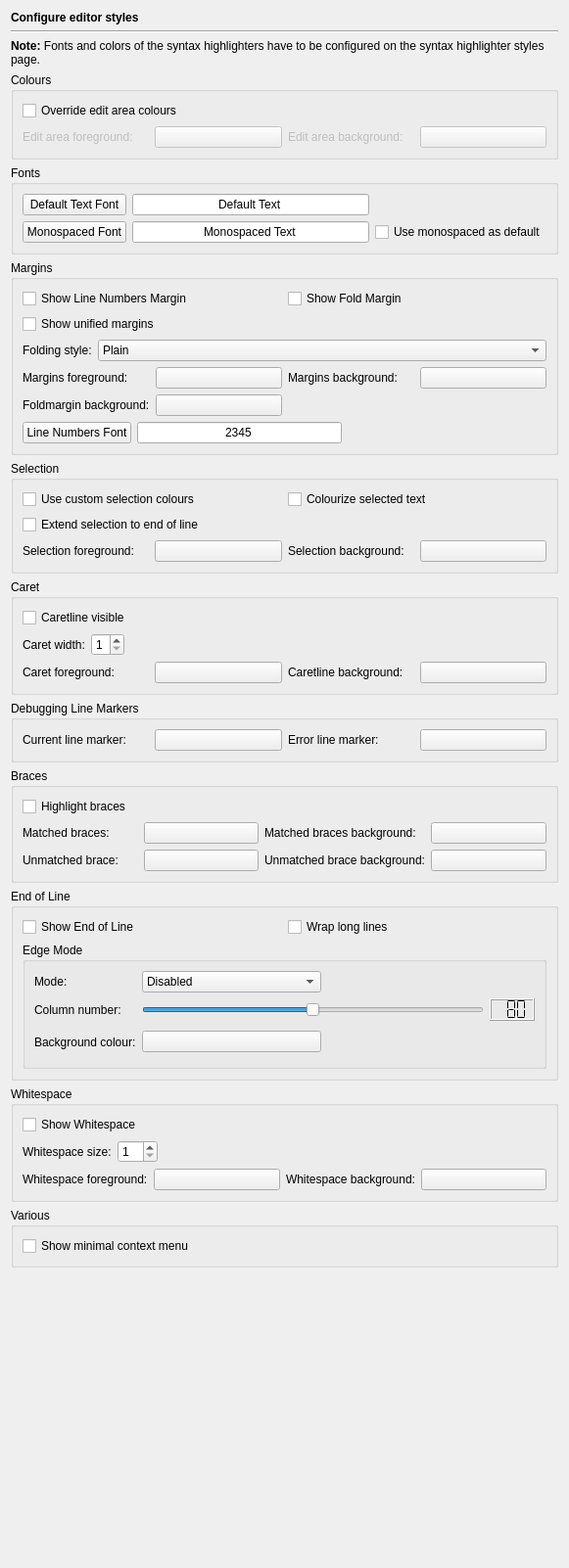
<?xml version="1.0" encoding="UTF-8"?>
<ui version="4.0">
 <class>EditorStylesPage</class>
 <widget class="QWidget" name="EditorStylesPage">
  <property name="geometry">
   <rect>
    <x>0</x>
    <y>0</y>
    <width>581</width>
    <height>1602</height>
   </rect>
  </property>
  <layout class="QVBoxLayout" name="verticalLayout_3">
   <item>
    <widget class="QLabel" name="headerLabel">
     <property name="text">
      <string>&lt;b&gt;Configure editor styles&lt;/b&gt;</string>
     </property>
    </widget>
   </item>
   <item>
    <widget class="Line" name="line3">
     <property name="frameShape">
      <enum>QFrame::HLine</enum>
     </property>
     <property name="frameShadow">
      <enum>QFrame::Sunken</enum>
     </property>
     <property name="orientation">
      <enum>Qt::Horizontal</enum>
     </property>
    </widget>
   </item>
   <item>
    <widget class="QLabel" name="label_3">
     <property name="text">
      <string>&lt;b&gt;Note:&lt;/b&gt; Fonts and colors of the syntax highlighters have to be configured on the syntax highlighter styles page.</string>
     </property>
     <property name="wordWrap">
      <bool>true</bool>
     </property>
    </widget>
   </item>
   <item>
    <widget class="QGroupBox" name="groupBox_12">
     <property name="title">
      <string>Colours</string>
     </property>
     <layout class="QGridLayout" name="gridLayout_6">
      <item row="0" column="0" colspan="4">
       <widget class="QCheckBox" name="editAreaOverrideCheckBox">
        <property name="toolTip">
         <string>Select to set the colour of the edit area different to the default style</string>
        </property>
        <property name="text">
         <string>Override edit area colours</string>
        </property>
       </widget>
      </item>
      <item row="1" column="0">
       <widget class="QLabel" name="TextLabel2_2_2_2_2_12">
        <property name="enabled">
         <bool>false</bool>
        </property>
        <property name="text">
         <string>Edit area foreground:</string>
        </property>
       </widget>
      </item>
      <item row="1" column="1">
       <widget class="QPushButton" name="editAreaForegroundButton">
        <property name="enabled">
         <bool>false</bool>
        </property>
        <property name="minimumSize">
         <size>
          <width>100</width>
          <height>0</height>
         </size>
        </property>
        <property name="toolTip">
         <string>Select the foreground colour for the edit area.</string>
        </property>
        <property name="text">
         <string/>
        </property>
       </widget>
      </item>
      <item row="1" column="2">
       <widget class="QLabel" name="TextLabel2_2_2_2_2_11">
        <property name="enabled">
         <bool>false</bool>
        </property>
        <property name="text">
         <string>Edit area background:</string>
        </property>
       </widget>
      </item>
      <item row="1" column="3">
       <widget class="QPushButton" name="editAreaBackgroundButton">
        <property name="enabled">
         <bool>false</bool>
        </property>
        <property name="minimumSize">
         <size>
          <width>100</width>
          <height>0</height>
         </size>
        </property>
        <property name="toolTip">
         <string>Select the background colour for the edit area.</string>
        </property>
        <property name="text">
         <string/>
        </property>
       </widget>
      </item>
     </layout>
    </widget>
   </item>
   <item>
    <widget class="QGroupBox" name="groupBox_5">
     <property name="title">
      <string>Fonts</string>
     </property>
     <layout class="QGridLayout">
      <item row="1" column="2">
       <widget class="QCheckBox" name="monospacedCheckBox">
        <property name="toolTip">
         <string>Select, whether the monospaced font should be used as default</string>
        </property>
        <property name="text">
         <string>Use monospaced as default</string>
        </property>
       </widget>
      </item>
      <item row="0" column="1">
       <widget class="QLineEdit" name="defaultFontSample">
        <property name="focusPolicy">
         <enum>Qt::NoFocus</enum>
        </property>
        <property name="text">
         <string>Default Text</string>
        </property>
        <property name="alignment">
         <set>Qt::AlignHCenter</set>
        </property>
        <property name="readOnly">
         <bool>true</bool>
        </property>
       </widget>
      </item>
      <item row="0" column="0">
       <widget class="QPushButton" name="defaultFontButton">
        <property name="toolTip">
         <string>Press to select the default font for the editor's text</string>
        </property>
        <property name="text">
         <string>Default Text Font</string>
        </property>
       </widget>
      </item>
      <item row="1" column="0">
       <widget class="QPushButton" name="monospacedFontButton">
        <property name="toolTip">
         <string>Press to select the font to be used as the monospaced font</string>
        </property>
        <property name="text">
         <string>Monospaced Font</string>
        </property>
       </widget>
      </item>
      <item row="1" column="1">
       <widget class="QLineEdit" name="monospacedFontSample">
        <property name="focusPolicy">
         <enum>Qt::NoFocus</enum>
        </property>
        <property name="text">
         <string>Monospaced Text</string>
        </property>
        <property name="alignment">
         <set>Qt::AlignHCenter</set>
        </property>
        <property name="readOnly">
         <bool>true</bool>
        </property>
       </widget>
      </item>
     </layout>
    </widget>
   </item>
   <item>
    <widget class="QGroupBox" name="groupBox">
     <property name="title">
      <string>Margins</string>
     </property>
     <layout class="QVBoxLayout" name="verticalLayout">
      <item>
       <layout class="QGridLayout" name="gridLayout_2">
        <item row="0" column="0">
         <widget class="QCheckBox" name="linenoCheckBox">
          <property name="toolTip">
           <string>Select whether line numbers margin should be shown.</string>
          </property>
          <property name="text">
           <string>Show Line Numbers Margin</string>
          </property>
         </widget>
        </item>
        <item row="0" column="1">
         <widget class="QCheckBox" name="foldingCheckBox">
          <property name="toolTip">
           <string>Select whether the fold margin should be shown.</string>
          </property>
          <property name="text">
           <string>Show Fold Margin</string>
          </property>
         </widget>
        </item>
        <item row="1" column="0">
         <widget class="QCheckBox" name="unifiedMarginsCheckBox">
          <property name="toolTip">
           <string>Select to show unified margins (like eric4 &lt; 4.3.0)</string>
          </property>
          <property name="text">
           <string>Show unified margins</string>
          </property>
         </widget>
        </item>
       </layout>
      </item>
      <item>
       <layout class="QHBoxLayout">
        <item>
         <widget class="QLabel" name="TextLabel1_4_2_2">
          <property name="text">
           <string>Folding style:</string>
          </property>
         </widget>
        </item>
        <item>
         <widget class="QComboBox" name="foldingStyleComboBox">
          <property name="sizePolicy">
           <sizepolicy hsizetype="Expanding" vsizetype="Fixed">
            <horstretch>0</horstretch>
            <verstretch>0</verstretch>
           </sizepolicy>
          </property>
          <property name="toolTip">
           <string>Select the folding style to be used in the folding margin</string>
          </property>
          <property name="whatsThis">
           <string>&lt;b&gt;Folding style&lt;/b&gt;
&lt;p&gt;Select the desired folding style to be used in the folding margin.&lt;/p&gt;
&lt;p&gt;The available styles are:
&lt;ul&gt;
&lt;li&gt;Plain - simple plus and minus symbols&lt;/li&gt;
&lt;li&gt;Circled - circled plus and minus symbols&lt;/li&gt;
&lt;li&gt;Boxed - boxed plus and minus symbols&lt;/li&gt;
&lt;li&gt;Circled Tree - circled plus and minus symbols and flattened tree with rounded corners&lt;/li&gt;
&lt;li&gt;Boxed Tree - boxed plus and minus symbols and flattened tree with rectangled corners&lt;/li&gt;
&lt;/ul&gt;
&lt;/p&gt;</string>
          </property>
          <item>
           <property name="text">
            <string>Plain</string>
           </property>
          </item>
          <item>
           <property name="text">
            <string>Circled</string>
           </property>
          </item>
          <item>
           <property name="text">
            <string>Boxed</string>
           </property>
          </item>
          <item>
           <property name="text">
            <string>Circled Tree</string>
           </property>
          </item>
          <item>
           <property name="text">
            <string>Boxed Tree</string>
           </property>
          </item>
         </widget>
        </item>
       </layout>
      </item>
      <item>
       <layout class="QGridLayout" name="gridLayout">
        <item row="0" column="0">
         <widget class="QLabel" name="TextLabel2_2_2_2_2_6">
          <property name="text">
           <string>Margins foreground:</string>
          </property>
         </widget>
        </item>
        <item row="0" column="1">
         <widget class="QPushButton" name="marginsForegroundButton">
          <property name="minimumSize">
           <size>
            <width>100</width>
            <height>0</height>
           </size>
          </property>
          <property name="toolTip">
           <string>Select the foreground colour for the margins</string>
          </property>
          <property name="text">
           <string/>
          </property>
         </widget>
        </item>
        <item row="0" column="2">
         <widget class="QLabel" name="TextLabel2_2_2_2_2_7">
          <property name="text">
           <string>Margins background:</string>
          </property>
         </widget>
        </item>
        <item row="0" column="3">
         <widget class="QPushButton" name="marginsBackgroundButton">
          <property name="minimumSize">
           <size>
            <width>100</width>
            <height>0</height>
           </size>
          </property>
          <property name="toolTip">
           <string>Select the background colour for the margins</string>
          </property>
          <property name="text">
           <string/>
          </property>
         </widget>
        </item>
        <item row="1" column="0">
         <widget class="QLabel" name="TextLabel2_2_2_2_2_8">
          <property name="text">
           <string>Foldmargin background:</string>
          </property>
         </widget>
        </item>
        <item row="1" column="1">
         <widget class="QPushButton" name="foldmarginBackgroundButton">
          <property name="minimumSize">
           <size>
            <width>100</width>
            <height>0</height>
           </size>
          </property>
          <property name="toolTip">
           <string>Select the background colour for the foldmargin</string>
          </property>
          <property name="text">
           <string/>
          </property>
         </widget>
        </item>
       </layout>
      </item>
      <item>
       <layout class="QHBoxLayout" name="horizontalLayout">
        <item>
         <widget class="QPushButton" name="linenumbersFontButton">
          <property name="toolTip">
           <string>Press to select the font for the editor line numbers</string>
          </property>
          <property name="text">
           <string>Line Numbers Font</string>
          </property>
         </widget>
        </item>
        <item>
         <widget class="QLineEdit" name="marginsFontSample">
          <property name="minimumSize">
           <size>
            <width>200</width>
            <height>0</height>
           </size>
          </property>
          <property name="focusPolicy">
           <enum>Qt::NoFocus</enum>
          </property>
          <property name="text">
           <string>2345</string>
          </property>
          <property name="alignment">
           <set>Qt::AlignHCenter</set>
          </property>
          <property name="readOnly">
           <bool>true</bool>
          </property>
         </widget>
        </item>
        <item>
         <spacer name="horizontalSpacer">
          <property name="orientation">
           <enum>Qt::Horizontal</enum>
          </property>
          <property name="sizeHint" stdset="0">
           <size>
            <width>40</width>
            <height>20</height>
           </size>
          </property>
         </spacer>
        </item>
       </layout>
      </item>
     </layout>
    </widget>
   </item>
   <item>
    <widget class="QGroupBox" name="groupBox_3">
     <property name="title">
      <string>Selection</string>
     </property>
     <layout class="QVBoxLayout" name="_2">
      <item>
       <layout class="QGridLayout" name="_3">
        <item row="0" column="0">
         <widget class="QCheckBox" name="customSelColourCheckBox">
          <property name="toolTip">
           <string>Select to use custom selection colours</string>
          </property>
          <property name="whatsThis">
           <string>&lt;b&gt;Use custom selection colours&lt;/b&gt;&lt;p&gt;Select this entry in order to use custom selection colours in the editor and shell windows. The colours for the selection foreground and background are defined on the colours page.&lt;/p&gt;</string>
          </property>
          <property name="text">
           <string>Use custom selection colours</string>
          </property>
         </widget>
        </item>
        <item row="0" column="1">
         <widget class="QCheckBox" name="colourizeSelTextCheckBox">
          <property name="toolTip">
           <string>Select, if selected text should be colourized by the lexer.</string>
          </property>
          <property name="text">
           <string>Colourize selected text</string>
          </property>
         </widget>
        </item>
        <item row="1" column="0">
         <widget class="QCheckBox" name="extentSelEolCheckBox">
          <property name="toolTip">
           <string>Select to extend selection to end of line</string>
          </property>
          <property name="text">
           <string>Extend selection to end of line</string>
          </property>
         </widget>
        </item>
       </layout>
      </item>
      <item>
       <layout class="QHBoxLayout" name="_4">
        <item>
         <widget class="QLabel" name="TextLabel2_2_2_2_2_4">
          <property name="text">
           <string>Selection foreground:</string>
          </property>
         </widget>
        </item>
        <item>
         <widget class="QPushButton" name="selectionForegroundButton">
          <property name="minimumSize">
           <size>
            <width>100</width>
            <height>0</height>
           </size>
          </property>
          <property name="toolTip">
           <string>Select the foreground colour for the selection.</string>
          </property>
          <property name="text">
           <string/>
          </property>
         </widget>
        </item>
        <item>
         <widget class="QLabel" name="TextLabel2_2_2_2_2_5">
          <property name="text">
           <string>Selection background:</string>
          </property>
         </widget>
        </item>
        <item>
         <widget class="QPushButton" name="selectionBackgroundButton">
          <property name="minimumSize">
           <size>
            <width>100</width>
            <height>0</height>
           </size>
          </property>
          <property name="toolTip">
           <string>Select the background colour for the selection.</string>
          </property>
          <property name="text">
           <string/>
          </property>
         </widget>
        </item>
       </layout>
      </item>
     </layout>
    </widget>
   </item>
   <item>
    <widget class="QGroupBox" name="groupBox_4">
     <property name="title">
      <string>Caret</string>
     </property>
     <layout class="QVBoxLayout" name="_5">
      <item>
       <widget class="QCheckBox" name="caretlineVisibleCheckBox">
        <property name="toolTip">
         <string>Select, whether the caretline should be highlighted</string>
        </property>
        <property name="text">
         <string>Caretline visible</string>
        </property>
       </widget>
      </item>
      <item>
       <layout class="QHBoxLayout" name="_6">
        <item>
         <widget class="QLabel" name="textLabel1_7">
          <property name="text">
           <string>Caret width:</string>
          </property>
         </widget>
        </item>
        <item>
         <widget class="QSpinBox" name="caretWidthSpinBox">
          <property name="toolTip">
           <string>Select caret width (1, 2 or 3 pixels)</string>
          </property>
          <property name="minimum">
           <number>1</number>
          </property>
          <property name="maximum">
           <number>3</number>
          </property>
         </widget>
        </item>
        <item>
         <spacer>
          <property name="orientation">
           <enum>Qt::Horizontal</enum>
          </property>
          <property name="sizeType">
           <enum>QSizePolicy::Expanding</enum>
          </property>
          <property name="sizeHint" stdset="0">
           <size>
            <width>40</width>
            <height>20</height>
           </size>
          </property>
         </spacer>
        </item>
       </layout>
      </item>
      <item>
       <layout class="QHBoxLayout" name="_7">
        <item>
         <widget class="QLabel" name="TextLabel2_2_2_2_2_2">
          <property name="text">
           <string>Caret foreground:</string>
          </property>
         </widget>
        </item>
        <item>
         <widget class="QPushButton" name="caretForegroundButton">
          <property name="minimumSize">
           <size>
            <width>100</width>
            <height>0</height>
           </size>
          </property>
          <property name="toolTip">
           <string>Select the colour for the caret.</string>
          </property>
          <property name="text">
           <string/>
          </property>
         </widget>
        </item>
        <item>
         <widget class="QLabel" name="TextLabel2_2_2_2_2_3">
          <property name="text">
           <string>Caretline background:</string>
          </property>
         </widget>
        </item>
        <item>
         <widget class="QPushButton" name="caretlineBackgroundButton">
          <property name="minimumSize">
           <size>
            <width>100</width>
            <height>0</height>
           </size>
          </property>
          <property name="toolTip">
           <string>Select the background colour for the line containing the caret.</string>
          </property>
          <property name="text">
           <string/>
          </property>
         </widget>
        </item>
       </layout>
      </item>
     </layout>
    </widget>
   </item>
   <item>
    <widget class="QGroupBox" name="groupBox_2">
     <property name="title">
      <string>Debugging Line Markers</string>
     </property>
     <layout class="QHBoxLayout" name="_8">
      <item>
       <widget class="QLabel" name="TextLabel3_2_2">
        <property name="text">
         <string>Current line marker:</string>
        </property>
       </widget>
      </item>
      <item>
       <widget class="QPushButton" name="currentLineMarkerButton">
        <property name="minimumSize">
         <size>
          <width>100</width>
          <height>0</height>
         </size>
        </property>
        <property name="toolTip">
         <string>Select the colour for the current line marker.</string>
        </property>
        <property name="text">
         <string/>
        </property>
       </widget>
      </item>
      <item>
       <widget class="QLabel" name="TextLabel4_2_2">
        <property name="text">
         <string>Error line marker:</string>
        </property>
       </widget>
      </item>
      <item>
       <widget class="QPushButton" name="errorMarkerButton">
        <property name="minimumSize">
         <size>
          <width>100</width>
          <height>0</height>
         </size>
        </property>
        <property name="toolTip">
         <string>Select the colour for the error line marker.</string>
        </property>
        <property name="text">
         <string/>
        </property>
       </widget>
      </item>
     </layout>
    </widget>
   </item>
   <item>
    <widget class="QGroupBox" name="groupBox_6">
     <property name="title">
      <string>Braces</string>
     </property>
     <layout class="QGridLayout" name="_9">
      <item row="0" column="0" colspan="2">
       <widget class="QCheckBox" name="bracehighlightingCheckBox">
        <property name="toolTip">
         <string>Select whether matching and bad braces shall be highlighted.</string>
        </property>
        <property name="text">
         <string>Highlight braces</string>
        </property>
       </widget>
      </item>
      <item row="1" column="0">
       <widget class="QLabel" name="TextLabel1_3_2">
        <property name="text">
         <string>Matched braces:</string>
        </property>
       </widget>
      </item>
      <item row="1" column="1">
       <widget class="QPushButton" name="matchingBracesButton">
        <property name="minimumSize">
         <size>
          <width>100</width>
          <height>0</height>
         </size>
        </property>
        <property name="toolTip">
         <string>Select the colour for highlighting matching braces.</string>
        </property>
        <property name="text">
         <string/>
        </property>
       </widget>
      </item>
      <item row="1" column="2">
       <widget class="QLabel" name="TextLabel1_3_2_2">
        <property name="text">
         <string>Matched braces background:</string>
        </property>
       </widget>
      </item>
      <item row="1" column="3">
       <widget class="QPushButton" name="matchingBracesBackButton">
        <property name="minimumSize">
         <size>
          <width>100</width>
          <height>0</height>
         </size>
        </property>
        <property name="toolTip">
         <string>Select the background colour for highlighting matching braces.</string>
        </property>
        <property name="text">
         <string/>
        </property>
       </widget>
      </item>
      <item row="2" column="0">
       <widget class="QLabel" name="TextLabel2_2_2">
        <property name="minimumSize">
         <size>
          <width>100</width>
          <height>0</height>
         </size>
        </property>
        <property name="text">
         <string>Unmatched brace:</string>
        </property>
       </widget>
      </item>
      <item row="2" column="1">
       <widget class="QPushButton" name="nonmatchingBracesButton">
        <property name="toolTip">
         <string>Select the colour for  highlighting nonmatching braces.</string>
        </property>
        <property name="text">
         <string/>
        </property>
       </widget>
      </item>
      <item row="2" column="2">
       <widget class="QLabel" name="TextLabel2_2_2_3">
        <property name="minimumSize">
         <size>
          <width>100</width>
          <height>0</height>
         </size>
        </property>
        <property name="text">
         <string>Unmatched brace background:</string>
        </property>
       </widget>
      </item>
      <item row="2" column="3">
       <widget class="QPushButton" name="nonmatchingBracesBackButton">
        <property name="toolTip">
         <string>Select the background colour for  highlighting nonmatching braces.</string>
        </property>
        <property name="text">
         <string/>
        </property>
       </widget>
      </item>
     </layout>
    </widget>
   </item>
   <item>
    <widget class="QGroupBox" name="groupBox_7">
     <property name="title">
      <string>End of Line</string>
     </property>
     <layout class="QVBoxLayout" name="_10">
      <item>
       <layout class="QGridLayout" name="_11">
        <item row="0" column="0">
         <widget class="QCheckBox" name="eolCheckBox">
          <property name="toolTip">
           <string>Select whether end of line shall be shown</string>
          </property>
          <property name="text">
           <string>Show End of Line</string>
          </property>
         </widget>
        </item>
        <item row="0" column="1">
         <widget class="QCheckBox" name="wrapLongLinesCheckBox">
          <property name="toolTip">
           <string>Select, whether long lines should be wrapped</string>
          </property>
          <property name="text">
           <string>Wrap long lines</string>
          </property>
         </widget>
        </item>
       </layout>
      </item>
      <item>
       <widget class="QGroupBox" name="groupBox_9">
        <property name="title">
         <string>Edge Mode</string>
        </property>
        <layout class="QGridLayout" name="_13">
         <item row="0" column="2" colspan="2">
          <spacer>
           <property name="orientation">
            <enum>Qt::Horizontal</enum>
           </property>
           <property name="sizeType">
            <enum>QSizePolicy::Expanding</enum>
           </property>
           <property name="sizeHint" stdset="0">
            <size>
             <width>211</width>
             <height>20</height>
            </size>
           </property>
          </spacer>
         </item>
         <item row="2" column="2" colspan="2">
          <spacer>
           <property name="orientation">
            <enum>Qt::Horizontal</enum>
           </property>
           <property name="sizeType">
            <enum>QSizePolicy::Expanding</enum>
           </property>
           <property name="sizeHint" stdset="0">
            <size>
             <width>201</width>
             <height>31</height>
            </size>
           </property>
          </spacer>
         </item>
         <item row="2" column="1">
          <widget class="QPushButton" name="edgeBackgroundColorButton">
           <property name="minimumSize">
            <size>
             <width>100</width>
             <height>0</height>
            </size>
           </property>
           <property name="toolTip">
            <string>Select the colour for the edge marker.</string>
           </property>
           <property name="text">
            <string/>
           </property>
          </widget>
         </item>
         <item row="2" column="0">
          <widget class="QLabel" name="TextLabel13_3_2_2">
           <property name="text">
            <string>Background colour:</string>
           </property>
          </widget>
         </item>
         <item row="1" column="1" colspan="2">
          <widget class="QSlider" name="edgeLineColumnSlider">
           <property name="sizePolicy">
            <sizepolicy hsizetype="Expanding" vsizetype="Fixed">
             <horstretch>11</horstretch>
             <verstretch>0</verstretch>
            </sizepolicy>
           </property>
           <property name="toolTip">
            <string>Move to set the edge column.</string>
           </property>
           <property name="minimum">
            <number>0</number>
           </property>
           <property name="maximum">
            <number>160</number>
           </property>
           <property name="value">
            <number>80</number>
           </property>
           <property name="orientation">
            <enum>Qt::Horizontal</enum>
           </property>
           <property name="tickInterval">
            <number>10</number>
           </property>
          </widget>
         </item>
         <item row="1" column="3">
          <widget class="QLCDNumber" name="edgeLineColumnLCD">
           <property name="sizePolicy">
            <sizepolicy hsizetype="Minimum" vsizetype="Minimum">
             <horstretch>1</horstretch>
             <verstretch>0</verstretch>
            </sizepolicy>
           </property>
           <property name="toolTip">
            <string>Displays the selected tab width.</string>
           </property>
           <property name="digitCount">
            <number>3</number>
           </property>
           <property name="segmentStyle">
            <enum>QLCDNumber::Flat</enum>
           </property>
           <property name="value" stdset="0">
            <double>80.000000000000000</double>
           </property>
          </widget>
         </item>
         <item row="1" column="0">
          <widget class="QLabel" name="TextLabel13_3_2">
           <property name="text">
            <string>Column number:</string>
           </property>
          </widget>
         </item>
         <item row="0" column="0">
          <widget class="QLabel" name="textLabel1_14">
           <property name="text">
            <string>Mode:</string>
           </property>
          </widget>
         </item>
         <item row="0" column="1">
          <widget class="QComboBox" name="edgeModeCombo">
           <property name="sizePolicy">
            <sizepolicy hsizetype="Minimum" vsizetype="Fixed">
             <horstretch>0</horstretch>
             <verstretch>0</verstretch>
            </sizepolicy>
           </property>
           <item>
            <property name="text">
             <string>Disabled</string>
            </property>
           </item>
           <item>
            <property name="text">
             <string>Draw Line</string>
            </property>
           </item>
           <item>
            <property name="text">
             <string>Change Background Colour</string>
            </property>
           </item>
          </widget>
         </item>
        </layout>
       </widget>
      </item>
     </layout>
    </widget>
   </item>
   <item>
    <widget class="QGroupBox" name="groupBox_11">
     <property name="title">
      <string>Whitespace</string>
     </property>
     <layout class="QVBoxLayout" name="verticalLayout_2">
      <item>
       <widget class="QCheckBox" name="whitespaceCheckBox">
        <property name="toolTip">
         <string>Select whether whitspace characters shall be shown</string>
        </property>
        <property name="text">
         <string>Show Whitespace</string>
        </property>
       </widget>
      </item>
      <item>
       <layout class="QHBoxLayout" name="_12">
        <item>
         <widget class="QLabel" name="textLabel1_8">
          <property name="text">
           <string>Whitespace size:</string>
          </property>
         </widget>
        </item>
        <item>
         <widget class="QSpinBox" name="whitespaceSizeSpinBox">
          <property name="toolTip">
           <string>Select the size of the dots used to represent visible whitespace</string>
          </property>
          <property name="minimum">
           <number>1</number>
          </property>
          <property name="maximum">
           <number>10</number>
          </property>
         </widget>
        </item>
        <item>
         <spacer>
          <property name="orientation">
           <enum>Qt::Horizontal</enum>
          </property>
          <property name="sizeType">
           <enum>QSizePolicy::Expanding</enum>
          </property>
          <property name="sizeHint" stdset="0">
           <size>
            <width>40</width>
            <height>20</height>
           </size>
          </property>
         </spacer>
        </item>
       </layout>
      </item>
      <item>
       <layout class="QHBoxLayout" name="_15">
        <item>
         <widget class="QLabel" name="TextLabel2_2_2_2_2_9">
          <property name="text">
           <string>Whitespace foreground:</string>
          </property>
         </widget>
        </item>
        <item>
         <widget class="QPushButton" name="whitespaceForegroundButton">
          <property name="minimumSize">
           <size>
            <width>100</width>
            <height>0</height>
           </size>
          </property>
          <property name="toolTip">
           <string>Select the foreground colour for visible whitespace</string>
          </property>
          <property name="text">
           <string/>
          </property>
         </widget>
        </item>
        <item>
         <widget class="QLabel" name="TextLabel2_2_2_2_2_10">
          <property name="text">
           <string>Whitespace background:</string>
          </property>
         </widget>
        </item>
        <item>
         <widget class="QPushButton" name="whitespaceBackgroundButton">
          <property name="minimumSize">
           <size>
            <width>100</width>
            <height>0</height>
           </size>
          </property>
          <property name="toolTip">
           <string>Select the background colour for visible whitespace</string>
          </property>
          <property name="text">
           <string/>
          </property>
         </widget>
        </item>
       </layout>
      </item>
     </layout>
    </widget>
   </item>
   <item>
    <widget class="QGroupBox" name="groupBox_10">
     <property name="title">
      <string>Various</string>
     </property>
     <layout class="QGridLayout" name="_14">
      <item row="0" column="0">
       <widget class="QCheckBox" name="miniMenuCheckBox">
        <property name="toolTip">
         <string>Select to show a minimalistic context menu</string>
        </property>
        <property name="text">
         <string>Show minimal context menu</string>
        </property>
       </widget>
      </item>
     </layout>
    </widget>
   </item>
   <item>
    <spacer>
     <property name="orientation">
      <enum>Qt::Vertical</enum>
     </property>
     <property name="sizeHint" stdset="0">
      <size>
       <width>558</width>
       <height>20</height>
      </size>
     </property>
    </spacer>
   </item>
  </layout>
 </widget>
 <tabstops>
  <tabstop>editAreaOverrideCheckBox</tabstop>
  <tabstop>editAreaForegroundButton</tabstop>
  <tabstop>editAreaBackgroundButton</tabstop>
  <tabstop>defaultFontButton</tabstop>
  <tabstop>monospacedFontButton</tabstop>
  <tabstop>monospacedCheckBox</tabstop>
  <tabstop>linenoCheckBox</tabstop>
  <tabstop>foldingCheckBox</tabstop>
  <tabstop>unifiedMarginsCheckBox</tabstop>
  <tabstop>foldingStyleComboBox</tabstop>
  <tabstop>marginsForegroundButton</tabstop>
  <tabstop>marginsBackgroundButton</tabstop>
  <tabstop>foldmarginBackgroundButton</tabstop>
  <tabstop>linenumbersFontButton</tabstop>
  <tabstop>customSelColourCheckBox</tabstop>
  <tabstop>colourizeSelTextCheckBox</tabstop>
  <tabstop>extentSelEolCheckBox</tabstop>
  <tabstop>selectionForegroundButton</tabstop>
  <tabstop>selectionBackgroundButton</tabstop>
  <tabstop>caretlineVisibleCheckBox</tabstop>
  <tabstop>caretWidthSpinBox</tabstop>
  <tabstop>caretForegroundButton</tabstop>
  <tabstop>caretlineBackgroundButton</tabstop>
  <tabstop>currentLineMarkerButton</tabstop>
  <tabstop>errorMarkerButton</tabstop>
  <tabstop>bracehighlightingCheckBox</tabstop>
  <tabstop>matchingBracesButton</tabstop>
  <tabstop>matchingBracesBackButton</tabstop>
  <tabstop>nonmatchingBracesButton</tabstop>
  <tabstop>nonmatchingBracesBackButton</tabstop>
  <tabstop>eolCheckBox</tabstop>
  <tabstop>wrapLongLinesCheckBox</tabstop>
  <tabstop>edgeModeCombo</tabstop>
  <tabstop>edgeLineColumnSlider</tabstop>
  <tabstop>edgeBackgroundColorButton</tabstop>
  <tabstop>whitespaceCheckBox</tabstop>
  <tabstop>whitespaceSizeSpinBox</tabstop>
  <tabstop>whitespaceForegroundButton</tabstop>
  <tabstop>whitespaceBackgroundButton</tabstop>
  <tabstop>miniMenuCheckBox</tabstop>
 </tabstops>
 <resources/>
 <connections>
  <connection>
   <sender>edgeLineColumnSlider</sender>
   <signal>valueChanged(int)</signal>
   <receiver>edgeLineColumnLCD</receiver>
   <slot>display(int)</slot>
   <hints>
    <hint type="sourcelabel">
     <x>492</x>
     <y>1111</y>
    </hint>
    <hint type="destinationlabel">
     <x>544</x>
     <y>1115</y>
    </hint>
   </hints>
  </connection>
  <connection>
   <sender>editAreaOverrideCheckBox</sender>
   <signal>toggled(bool)</signal>
   <receiver>editAreaForegroundButton</receiver>
   <slot>setEnabled(bool)</slot>
   <hints>
    <hint type="sourcelabel">
     <x>101</x>
     <y>113</y>
    </hint>
    <hint type="destinationlabel">
     <x>182</x>
     <y>139</y>
    </hint>
   </hints>
  </connection>
  <connection>
   <sender>editAreaOverrideCheckBox</sender>
   <signal>toggled(bool)</signal>
   <receiver>editAreaBackgroundButton</receiver>
   <slot>setEnabled(bool)</slot>
   <hints>
    <hint type="sourcelabel">
     <x>417</x>
     <y>113</y>
    </hint>
    <hint type="destinationlabel">
     <x>462</x>
     <y>141</y>
    </hint>
   </hints>
  </connection>
  <connection>
   <sender>editAreaOverrideCheckBox</sender>
   <signal>toggled(bool)</signal>
   <receiver>TextLabel2_2_2_2_2_12</receiver>
   <slot>setEnabled(bool)</slot>
   <hints>
    <hint type="sourcelabel">
     <x>58</x>
     <y>116</y>
    </hint>
    <hint type="destinationlabel">
     <x>56</x>
     <y>149</y>
    </hint>
   </hints>
  </connection>
  <connection>
   <sender>editAreaOverrideCheckBox</sender>
   <signal>toggled(bool)</signal>
   <receiver>TextLabel2_2_2_2_2_11</receiver>
   <slot>setEnabled(bool)</slot>
   <hints>
    <hint type="sourcelabel">
     <x>344</x>
     <y>116</y>
    </hint>
    <hint type="destinationlabel">
     <x>343</x>
     <y>137</y>
    </hint>
   </hints>
  </connection>
 </connections>
</ui>
